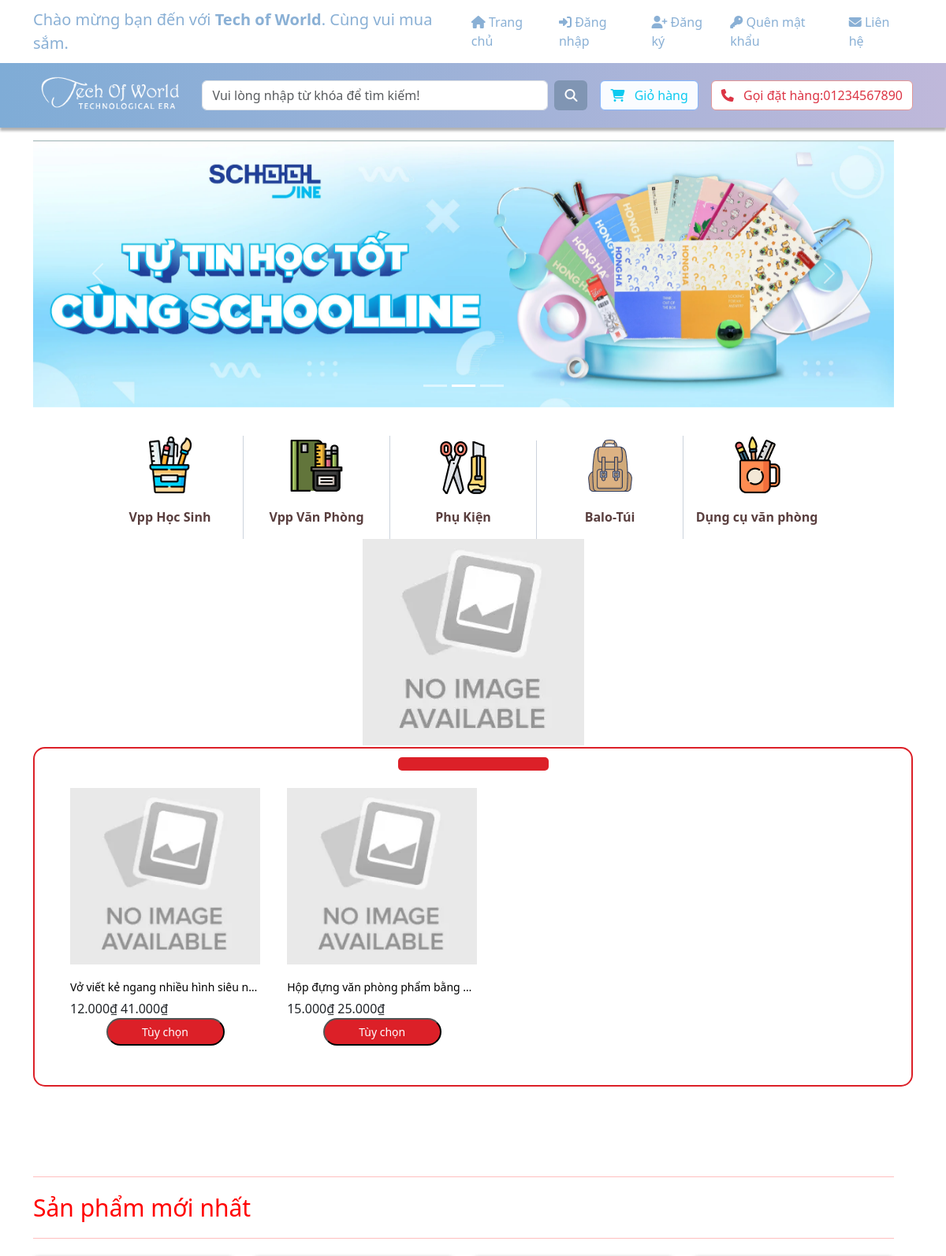
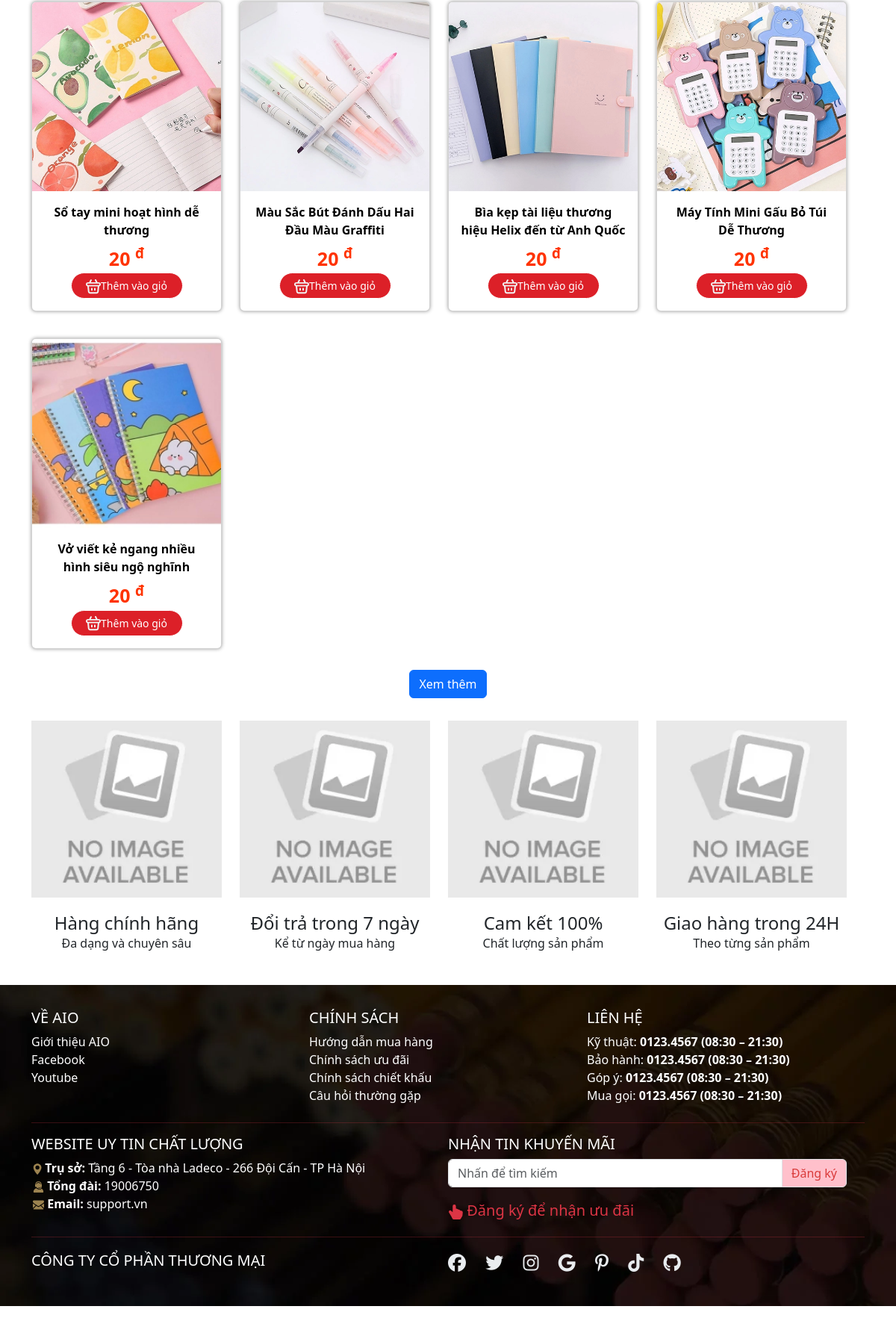
Page /Website/website.php on the committed database (2 pictures, top to bottom).
### tables this page shows
CREATE TABLE `sanpham` (
  `sp_ma` int(11) NOT NULL,
  `loaisp_ten` varchar(100) NOT NULL,
  `sp_ten` varchar(250) NOT NULL,
  `sp_gia` varchar(250) NOT NULL,
  `sp_mota` varchar(300) DEFAULT NULL,
  `sp_motachitiet` varchar(300) NOT NULL,
  `sp_img` varchar(50) NOT NULL,
  `sp_soluong` int(250) NOT NULL DEFAULT 1,
  `loaisanpham` varchar(50) NOT NULL
);

### sources/linkFIle.php (called while the page is built, shortened)
<?php
$linkImgSp = '../Assets/img/SanPham/';
?>

### sources/FE/content.php (the view, shortened to what this page needs)
</head>
<body>
  <div class="product-list mb-3 p-2">
    <div class="container">
      <div class="row">
        <div class="col-md-12">
          <a href="../sources/FE/listProduct.php" style="color: red; text-decoration: none; font-size: 30px">
            <hr>Sản phẩm mới nhất
            <hr>
          </a>
        </div>
      </div>
    </div>
    <?php
    include_once("../sources/connect.php");
    $valueCart = 20;
    $sql = "SELECT * FROM sanpham LIMIT $valueCart";
    $result = $connect->query($sql);
    $duongdanimg = $linkImgSp;
    $dataArray = array();
    if ($result->num_rows > 0) {
      while ($row = $result->fetch_assoc()) {
        $dataArray[] = $row;
      }
    }
    ?>
    <div class="container text-center ">
      <div class="row">
        <?php foreach ($dataArray as $data): ?>
          <div class="col-lg-3 col-md-4 col-sm-6 py-2" id="font-card">
            <a href="./product.php?sp_ma=<?= $data['sp_ma'] ?>">
              <div id="card<?= $i ?>" class="card">
                <img src="<?= $duongdanimg . $data['sp_img'] ?>" class="card-img-top" alt="...">
                <div class="card-body">
                  <p class="card-title">
                    <strong>
                      <?= $data['sp_ten'] ?>
                    </strong>
                  </p>
                  <p class="card-text">
                    <strong style="color:#f30;font-size:25px">
                      <?= number_format($data['sp_gia'], 0, '.', ','); ?>
                      <sup>đ</sup>
                    </strong>
                  </p>
                  <div class="action-cart group-buttons d-flex align-items-center justify-content-center">
<button class="cart-button btn-buy add_to_cart "
    title="Thêm vào giỏ">
    <a id="buy"
        href="./product.php?sp_ma=<?= $data['sp_ma'] ?>">Thêm vào
        giỏ</a>
</button>
</div>
                </div>
              </div>
            </a>
          </div>
        <?php endforeach; ?>
      </div>
    </div>
    <div class="text-center ">
      <a class="btn btn-primary" href="./List.php?page=1">Xem thêm</a>
    </div>
</body>

### Website/website.php (style rules this page uses)
* { margin: 0; padding: 0; box-sizing: border-box; max-width: 100%; }
body { font-family: Roboto, sans-serif; }
a { text-decoration: none; }

### sources/FE/sales.php (style rules this page uses)
a, .text-link { color: #000; text-decoration: none; background: transparent; }
img { max-width: 100%; height: auto; }

### sources/FE/content.php (style rules this page uses)
.card { box-shadow: 0 0 5px 0px; color: #999; margin-bottom: 20px; }
.card { transition: transform 0.3s; }
button.cart-button.btn-buy.add_to_cart { width: 150px; background: #DC2028; height: 35px; display: flex; align-items: center; justify-content: center; border-radius: 30px; color: #fff; font-size: 14px; border: 1px solid; }
#buy { color: #fff }

### sources/FE/footer.php (style rules this page uses)
a { text-decoration: none; }

### rows in the picture
sanpham: sp_img (picture), sp_ten "Sổ tay mini hoạt hình dễ thương", sp_gia "20"
sanpham: sp_img (picture), sp_ten "Màu Sắc Bút Đánh Dấu Hai Đầu Màu Graffiti", sp_gia "20"
sanpham: sp_img (picture), sp_ten "Bìa kẹp tài liệu thương hiệu Helix đến từ Anh Quốc", sp_gia "20"
sanpham: sp_img (picture), sp_ten "Máy Tính Mini Gấu Bỏ Túi Dễ Thương", sp_gia "20"
sanpham: sp_img (picture), sp_ten "Vở viết kẻ ngang nhiều hình siêu ngộ nghĩnh", sp_gia "20"
